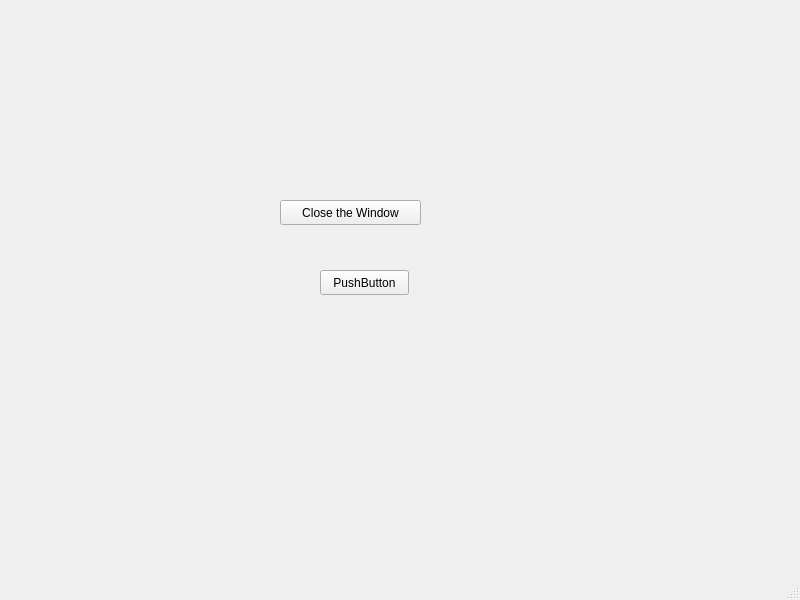
<?xml version="1.0" encoding="UTF-8"?>
<ui version="4.0">
 <class>MainWindow</class>
 <widget class="QMainWindow" name="MainWindow">
  <property name="geometry">
   <rect>
    <x>0</x>
    <y>0</y>
    <width>800</width>
    <height>600</height>
   </rect>
  </property>
  <property name="windowTitle">
   <string>MainWindow</string>
  </property>
  <widget class="QWidget" name="centralwidget">
   <widget class="QPushButton" name="pushButton">
    <property name="geometry">
     <rect>
      <x>280</x>
      <y>200</y>
      <width>141</width>
      <height>25</height>
     </rect>
    </property>
    <property name="text">
     <string>Close the Window</string>
    </property>
   </widget>
   <widget class="QPushButton" name="pushButton_2">
    <property name="geometry">
     <rect>
      <x>320</x>
      <y>270</y>
      <width>89</width>
      <height>25</height>
     </rect>
    </property>
    <property name="text">
     <string>PushButton</string>
    </property>
   </widget>
  </widget>
  <widget class="QMenuBar" name="menubar">
   <property name="geometry">
    <rect>
     <x>0</x>
     <y>0</y>
     <width>800</width>
     <height>22</height>
    </rect>
   </property>
  </widget>
  <widget class="QStatusBar" name="statusbar"/>
 </widget>
 <resources/>
 <connections>
  <connection>
   <sender>pushButton_2</sender>
   <signal>clicked()</signal>
   <receiver>MainWindow</receiver>
   <slot>close()</slot>
   <hints>
    <hint type="sourcelabel">
     <x>369</x>
     <y>305</y>
    </hint>
    <hint type="destinationlabel">
     <x>521</x>
     <y>259</y>
    </hint>
   </hints>
  </connection>
 </connections>
</ui>
